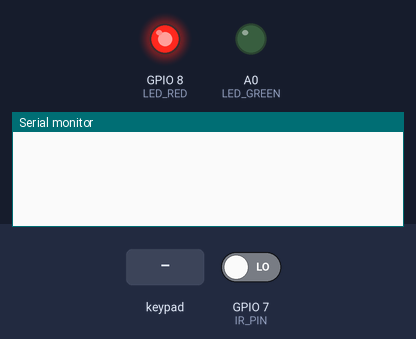
This sketch was run on a simulated ESP8266 (NodeMCU). Shown: output pins drawn as LEDs (lit = HIGH), the last lines printed to the serial monitor. Inputs (shaded band) come from the test bench; at power-on: GPIO 7 (IR_PIN) LOW. WiFi joins after 1.5 s; servers stay silent unless stated.

Above: at 4.0 s.
4.1 s: key '1' pressed
At 5.3 s:
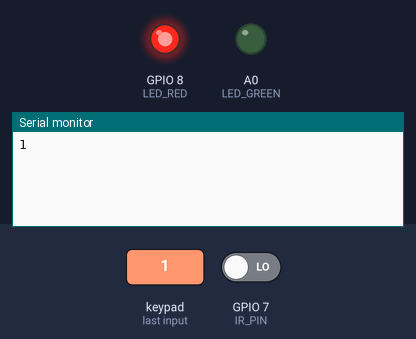
5.6 s: keypad keys 4 0 4 0 pressed 0.4 s apart
At 8.0 s:
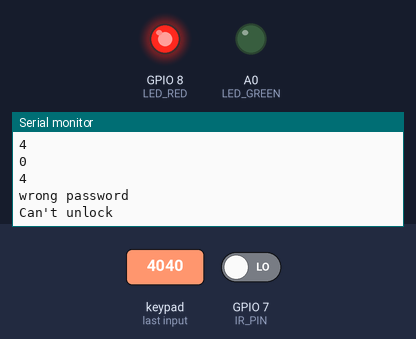
8.7 s: key '*' pressed
At 9.1 s:
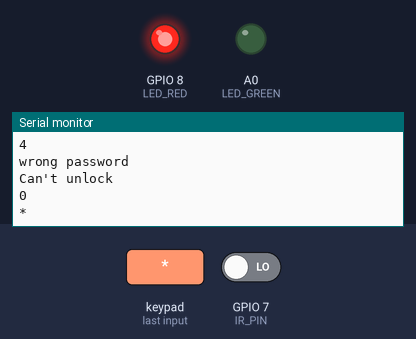
10.2 s: keypad keys 4 0 4 0 # pressed 0.4 s apart
At 14.4 s:
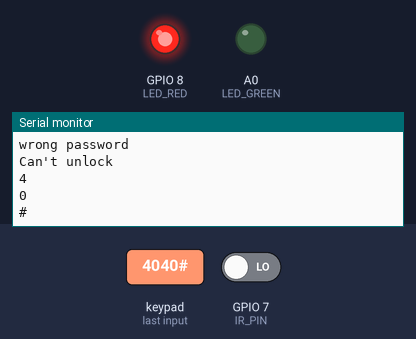
Timing chart, 0 to 15.7 s (numbered marks = the images above; inputs shaded):
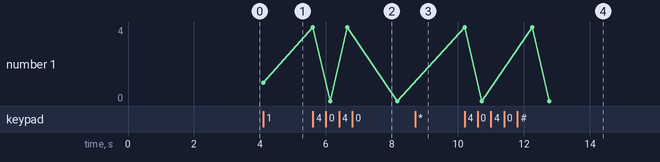

Measured:
- after the input at 4.1 s, the serial monitor: prints a new line at once (image 1)
- after the input at 5.6 s, the serial monitor: prints a new line at once (image 2)
- after the input at 8.7 s, the serial monitor: prints a new line at once (image 3)
- after the input at 10.2 s, the serial monitor: prints a new line at once (image 4)
- plotted number 1: 1 → 0 after the input at 5.6 s

The sketch:

Main.ino
```cpp
#include <ESP8266WiFi.h>
#include <BlynkSimpleEsp8266.h>
#include <Keypad.h>

#define IR_PIN 7

#define LED_RED 8

#define LED_GREEN A0

const char* ssid = "Lol";
const char* password = "Aasrith@2003";
const char* auth = "f7055c22788e446a8c3170d272c2153f";

const unsigned int KeypadRows = 4;
const unsigned int KeypadColumns = 3;
bool Password_Status;

int password_num_entered;

char GetKey();
bool ComparePassword(char password[] , char entered_password[]);
int CheckIRStatus();
bool LockStatus();
bool CanOpen(bool Password_Status);

char Password[4] = {'4','0','4','0'};

char Keymap[KeypadRows][KeypadColumns]=
{
{'1','2','3'},
{'4','5','6'},
{'7','8','9'},
{'*','0','#'},
};

char keypressed[4];

byte RowPins[KeypadRows] = {D6, D5, D4, D3};
byte ColPins[KeypadColumns] = {D2, D1, D0};

Keypad LockKeypad= Keypad(makeKeymap(Keymap), RowPins, ColPins, KeypadRows, KeypadColumns);

void setup() {

  //WiFi.begin(ssid,password);
  Serial.begin(9600);

  Blynk.begin(auth,ssid , password);

  pinMode(IR_PIN , INPUT);
  pinMode(LED_RED , OUTPUT);
  pinMode(LED_GREEN, OUTPUT);

  int password_num_entered = 0;

  if(digitalRead(LED_GREEN) == HIGH)
  {
    digitalWrite(LED_GREEN , LOW);
  }
  digitalWrite(LED_RED,LOW);
  digitalWrite(LED_RED , HIGH);
  delay(1000);
  digitalWrite(LED_RED , LOW);
}

void loop() {

  //Blynk.run();

  if(password_num_entered == 4)
  {
    alarm();
  }
  else
  {
     for(int i = 0; i <=3; i++)
  {
     digitalWrite(LED_RED , HIGH);
     char key = GetKey();
     while(key == NO_KEY)
     {
      key = GetKey();
     }
     if(key != NO_KEY)
     {
      Serial.println(key);
      keypressed[i] = key;
     }
     delay(500);
  }
     Password_Status = ComparePassword(Password,keypressed);

     if(Password_Status)
     {
      Serial.println("unlocked");
      //bool Password_Status = false;
     char key = GetKey();
     while(key != '*')
     {
      key = GetKey();
     }

     }
     else
     {
      Serial.println("wrong password");
     }


     bool CanUserOpen = CanOpen(Password_Status);

     if(CanUserOpen)
     {
      Serial.println("open the safe");
      digitalWrite(LED_GREEN , HIGH);
      digitalWrite(LED_RED,LOW);

     delay(2000);
     if(CheckIRStatus() == HIGH)
      {
         Serial.println("safe opened");
      }

     char key = GetKey();
     while(key!= '#')
     {
      key = GetKey();
     }
     digitalWrite(LED_GREEN , LOW);
     digitalWrite(LED_RED , HIGH);
     Serial.println("Locked again");

     }
     else
     {
      Serial.println("Can't unlock");
      digitalWrite(LED_GREEN , LOW);
      digitalWrite(LED_RED , HIGH);
      password_num_entered++;
     }
     delay(1000);
  }


    /* if(CanUserOpen)
     {
       delay(10000);
       if(CheckIRStatus() == HIGH)
       {
         Serial.println("safe opened");
       }
       else
       {
         Password_Status = false;
         LOCK_STATUS = true;

       }
     }*/

  }


char GetKey()
{
  char key = LockKeypad.getKey();
  if(keypressed != NO_KEY)
  {
    return key;
  }
  else
  {
    return NO_KEY;
  }
}

bool ComparePassword(char password[] , char entered_password[])
{
  if(sizeof(password)/sizeof(char) == sizeof(entered_password)/sizeof(char))
  {
    for(int i = 0; i <= sizeof(password)/sizeof(char); i++)
    {
      if(entered_password[i] != password[i])
      {
        return false;
      }
    }
    return true;

  }
  else
  {
   return false;
  }
}


int CheckIRStatus()
{
  int IR_STATUS = digitalRead(IR_PIN);

  return IR_STATUS;

}

bool LockStatus()
{
  int IR_STATUS = CheckIRStatus();

  if(IR_STATUS == LOW)
  {
    return true;
  }
  else
  {
    return false;
  }
}

bool CanOpen(bool Password_Status)
{
  bool LOCK_STATUS = LockStatus();

  //bool LOCK_STATUS = true;

  if(LOCK_STATUS)
  {
    if(Password_Status)
    {
      return true;
    }
    else
    {
      return false;
    }
  }
  else
  {
    return false;
  }
}

void alarm()
{
  while(true)
  {
   digitalWrite(LED_RED , HIGH);
  delay(100);
  digitalWrite(LED_RED , LOW);
  delay(100);
  digitalWrite(LED_RED , HIGH);

  }
  Blynk.notify("INTRUDER!!!");
  Blynk.email("{OWNER_EMAIL}","IR SECURITY SYSTEM {DEVICE_NAME}","Intruder alert !!! someone tried to open your safe");
}
```
